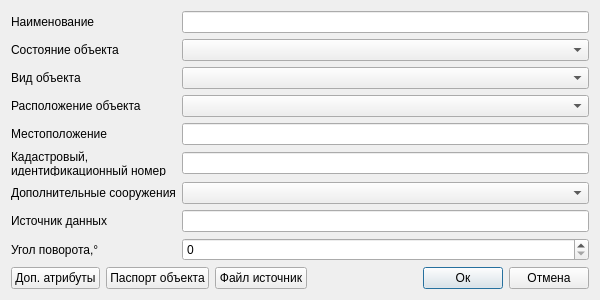
<?xml version="1.0" encoding="UTF-8"?>
<ui version="4.0">
 <class>Dialog</class>
 <widget class="QDialog" name="Dialog">
  <property name="geometry">
   <rect>
    <x>0</x>
    <y>0</y>
    <width>600</width>
    <height>300</height>
   </rect>
  </property>
  <property name="minimumSize">
   <size>
    <width>600</width>
    <height>300</height>
   </size>
  </property>
  <property name="windowTitle">
   <string>Объект теплоснабжения (маркер)</string>
  </property>
  <property name="accessibleName">
   <string notr="true">btnSave</string>
  </property>
  <layout class="QVBoxLayout" name="verticalLayout_2">
   <item>
    <layout class="QGridLayout" name="gridLayout_2">
     <item row="0" column="1">
      <layout class="QHBoxLayout" name="horizontalLayout_4">
       <item>
        <layout class="QGridLayout" name="gridLayout_3">
         <item row="5" column="1">
          <widget class="QLineEdit" name="tbCadastralNumber">
           <property name="clearButtonEnabled">
            <bool>true</bool>
           </property>
          </widget>
         </item>
         <item row="3" column="1">
          <widget class="QgsCheckableComboBox" name="cbArrangement"/>
         </item>
         <item row="1" column="1">
          <widget class="QComboBox" name="cbObjectState">
           <property name="accessibleName">
            <string notr="true">cbPipeType</string>
           </property>
          </widget>
         </item>
         <item row="2" column="0">
          <widget class="QLabel" name="label_11">
           <property name="text">
            <string>Вид объекта</string>
           </property>
          </widget>
         </item>
         <item row="7" column="1">
          <widget class="QLineEdit" name="tbDataSource">
           <property name="clearButtonEnabled">
            <bool>true</bool>
           </property>
          </widget>
         </item>
         <item row="6" column="0">
          <widget class="QLabel" name="label_4">
           <property name="text">
            <string>Дополнительные сооружения</string>
           </property>
          </widget>
         </item>
         <item row="3" column="0">
          <widget class="QLabel" name="label_2">
           <property name="text">
            <string>Расположение объекта</string>
           </property>
          </widget>
         </item>
         <item row="7" column="0">
          <widget class="QLabel" name="label_25">
           <property name="text">
            <string>Источник данных</string>
           </property>
          </widget>
         </item>
         <item row="6" column="1">
          <widget class="QComboBox" name="cbAdditionalStructures"/>
         </item>
         <item row="0" column="0">
          <widget class="QLabel" name="label">
           <property name="text">
            <string>Наименование</string>
           </property>
          </widget>
         </item>
         <item row="0" column="1">
          <widget class="QLineEdit" name="tbDenomination">
           <property name="clearButtonEnabled">
            <bool>true</bool>
           </property>
          </widget>
         </item>
         <item row="5" column="0">
          <widget class="QLabel" name="label_24">
           <property name="text">
            <string>Кадастровый, 
идентификационный номер</string>
           </property>
          </widget>
         </item>
         <item row="2" column="1">
          <widget class="QComboBox" name="cbObjectType">
           <property name="accessibleName">
            <string notr="true">cbPipeType</string>
           </property>
          </widget>
         </item>
         <item row="1" column="0">
          <widget class="QLabel" name="label_10">
           <property name="text">
            <string>Состояние объекта</string>
           </property>
          </widget>
         </item>
         <item row="4" column="0">
          <widget class="QLabel" name="label_3">
           <property name="text">
            <string>Местоположение</string>
           </property>
          </widget>
         </item>
         <item row="4" column="1">
          <widget class="QLineEdit" name="tbLocation">
           <property name="clearButtonEnabled">
            <bool>true</bool>
           </property>
          </widget>
         </item>
         <item row="8" column="0">
          <widget class="QLabel" name="rotationLabel">
           <property name="text">
            <string>Угол поворота,°</string>
           </property>
          </widget>
         </item>
         <item row="8" column="1">
          <widget class="QgsSpinBox" name="sbRotation">
           <property name="maximum">
            <number>359</number>
           </property>
           <property name="clearValue">
            <bool>true</bool>
           </property>
          </widget>
         </item>
        </layout>
       </item>
      </layout>
     </item>
     <item row="3" column="1">
      <layout class="QHBoxLayout" name="horizontalLayout">
       <item>
        <widget class="QPushButton" name="btnAdditionalAttributes">
         <property name="text">
          <string>Доп. атрибуты</string>
         </property>
        </widget>
       </item>
       <item>
        <widget class="QPushButton" name="btnObjectPassport">
         <property name="text">
          <string>Паспорт объекта</string>
         </property>
        </widget>
       </item>
       <item>
        <widget class="QPushButton" name="btnDownloadFiles">
         <property name="text">
          <string>Файл источник</string>
         </property>
        </widget>
       </item>
       <item>
        <spacer name="horizontalSpacer">
         <property name="orientation">
          <enum>Qt::Horizontal</enum>
         </property>
         <property name="sizeHint" stdset="0">
          <size>
           <width>40</width>
           <height>20</height>
          </size>
         </property>
        </spacer>
       </item>
       <item>
        <widget class="QPushButton" name="btnOk">
         <property name="accessibleName">
          <string notr="true">btnSave</string>
         </property>
         <property name="text">
          <string>Ок</string>
         </property>
         <property name="default">
          <bool>true</bool>
         </property>
        </widget>
       </item>
       <item>
        <widget class="QPushButton" name="btnCancel">
         <property name="accessibleName">
          <string notr="true">btnCancel</string>
         </property>
         <property name="text">
          <string>Отмена</string>
         </property>
        </widget>
       </item>
      </layout>
     </item>
     <item row="2" column="1">
      <layout class="QHBoxLayout" name="horizontalLayout_2">
       <item>
        <spacer name="verticalSpacer">
         <property name="orientation">
          <enum>Qt::Vertical</enum>
         </property>
         <property name="sizeHint" stdset="0">
          <size>
           <width>20</width>
           <height>40</height>
          </size>
         </property>
        </spacer>
       </item>
      </layout>
     </item>
    </layout>
   </item>
  </layout>
 </widget>
 <customwidgets>
  <customwidget>
   <class>QgsCheckableComboBox</class>
   <extends>QComboBox</extends>
   <header>qgscheckablecombobox.h</header>
  </customwidget>
  <customwidget>
   <class>QgsSpinBox</class>
   <extends>QSpinBox</extends>
   <header>qgsspinbox.h</header>
  </customwidget>
 </customwidgets>
 <tabstops>
  <tabstop>tbDenomination</tabstop>
  <tabstop>cbObjectState</tabstop>
  <tabstop>cbObjectType</tabstop>
  <tabstop>cbArrangement</tabstop>
  <tabstop>tbLocation</tabstop>
  <tabstop>tbCadastralNumber</tabstop>
  <tabstop>cbAdditionalStructures</tabstop>
  <tabstop>tbDataSource</tabstop>
  <tabstop>sbRotation</tabstop>
  <tabstop>btnAdditionalAttributes</tabstop>
  <tabstop>btnObjectPassport</tabstop>
  <tabstop>btnDownloadFiles</tabstop>
  <tabstop>btnOk</tabstop>
  <tabstop>btnCancel</tabstop>
 </tabstops>
 <resources/>
 <connections/>
</ui>
